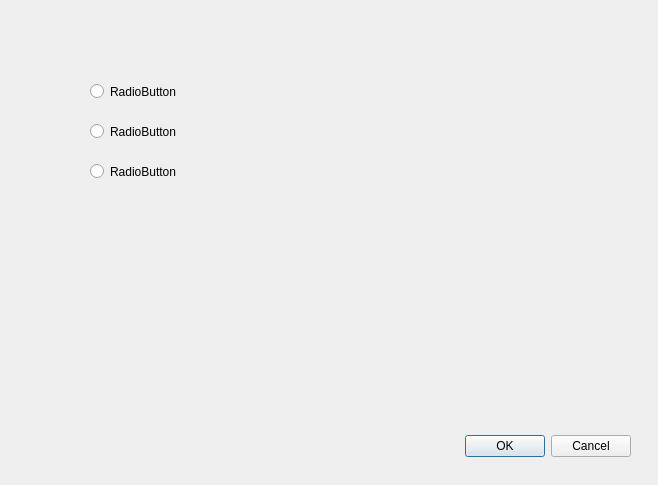
<?xml version="1.0" encoding="UTF-8"?>
<ui version="4.0">
 <class>Test_UI</class>
 <widget class="QDialog" name="Test_UI">
  <property name="geometry">
   <rect>
    <x>0</x>
    <y>0</y>
    <width>658</width>
    <height>485</height>
   </rect>
  </property>
  <property name="windowTitle">
   <string>Dialog</string>
  </property>
  <widget class="QDialogButtonBox" name="buttonBox">
   <property name="geometry">
    <rect>
     <x>290</x>
     <y>430</y>
     <width>341</width>
     <height>32</height>
    </rect>
   </property>
   <property name="orientation">
    <enum>Qt::Horizontal</enum>
   </property>
   <property name="standardButtons">
    <set>QDialogButtonBox::Cancel|QDialogButtonBox::Ok</set>
   </property>
  </widget>
  <widget class="QRadioButton" name="test_button1">
   <property name="geometry">
    <rect>
     <x>90</x>
     <y>80</y>
     <width>112</width>
     <height>23</height>
    </rect>
   </property>
   <property name="text">
    <string>RadioButton</string>
   </property>
  </widget>
  <widget class="QRadioButton" name="test_button2">
   <property name="geometry">
    <rect>
     <x>90</x>
     <y>120</y>
     <width>112</width>
     <height>23</height>
    </rect>
   </property>
   <property name="text">
    <string>RadioButton</string>
   </property>
  </widget>
  <widget class="QRadioButton" name="test_button3">
   <property name="geometry">
    <rect>
     <x>90</x>
     <y>160</y>
     <width>112</width>
     <height>23</height>
    </rect>
   </property>
   <property name="text">
    <string>RadioButton</string>
   </property>
  </widget>
  <action name="actionText">
   <property name="text">
    <string>Text</string>
   </property>
  </action>
 </widget>
 <resources/>
 <connections>
  <connection>
   <sender>buttonBox</sender>
   <signal>accepted()</signal>
   <receiver>Test_UI</receiver>
   <slot>accept()</slot>
   <hints>
    <hint type="sourcelabel">
     <x>248</x>
     <y>254</y>
    </hint>
    <hint type="destinationlabel">
     <x>157</x>
     <y>274</y>
    </hint>
   </hints>
  </connection>
  <connection>
   <sender>buttonBox</sender>
   <signal>rejected()</signal>
   <receiver>Test_UI</receiver>
   <slot>reject()</slot>
   <hints>
    <hint type="sourcelabel">
     <x>316</x>
     <y>260</y>
    </hint>
    <hint type="destinationlabel">
     <x>286</x>
     <y>274</y>
    </hint>
   </hints>
  </connection>
 </connections>
</ui>
